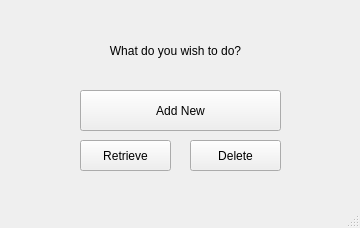
<?xml version="1.0" encoding="UTF-8"?>
<ui version="4.0">
 <class>MainWindow</class>
 <widget class="QMainWindow" name="MainWindow">
  <property name="geometry">
   <rect>
    <x>0</x>
    <y>0</y>
    <width>360</width>
    <height>228</height>
   </rect>
  </property>
  <property name="windowTitle">
   <string>MainWindow</string>
  </property>
  <widget class="QWidget" name="centralwidget">
   <widget class="QLabel" name="label">
    <property name="geometry">
     <rect>
      <x>90</x>
      <y>20</y>
      <width>171</width>
      <height>61</height>
     </rect>
    </property>
    <property name="text">
     <string>What do you wish to do?</string>
    </property>
    <property name="alignment">
     <set>Qt::AlignCenter</set>
    </property>
   </widget>
   <widget class="QPushButton" name="addNew">
    <property name="geometry">
     <rect>
      <x>80</x>
      <y>90</y>
      <width>201</width>
      <height>41</height>
     </rect>
    </property>
    <property name="text">
     <string>Add New</string>
    </property>
   </widget>
   <widget class="QPushButton" name="retrieve">
    <property name="geometry">
     <rect>
      <x>80</x>
      <y>140</y>
      <width>91</width>
      <height>31</height>
     </rect>
    </property>
    <property name="text">
     <string>Retrieve</string>
    </property>
   </widget>
   <widget class="QPushButton" name="deletion">
    <property name="geometry">
     <rect>
      <x>190</x>
      <y>140</y>
      <width>91</width>
      <height>31</height>
     </rect>
    </property>
    <property name="text">
     <string>Delete</string>
    </property>
   </widget>
  </widget>
  <widget class="QMenuBar" name="menubar">
   <property name="geometry">
    <rect>
     <x>0</x>
     <y>0</y>
     <width>360</width>
     <height>21</height>
    </rect>
   </property>
  </widget>
  <widget class="QStatusBar" name="statusbar"/>
 </widget>
 <resources/>
 <connections/>
</ui>
